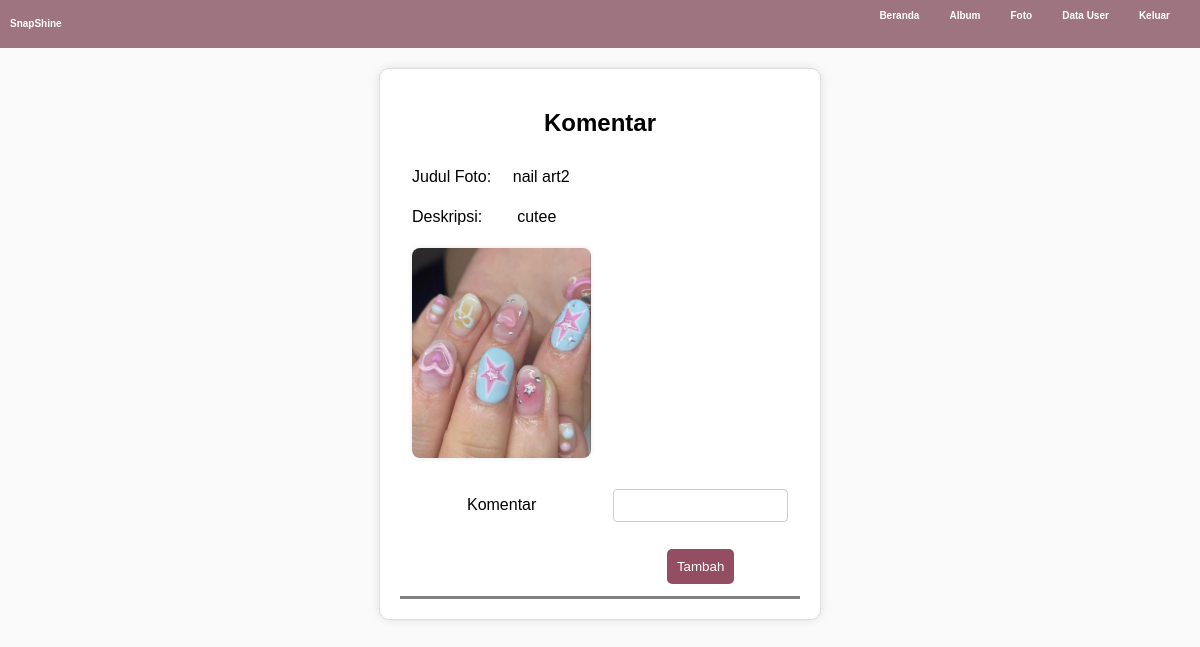
/komentar.php?fotoid=8 (signed in), run on the app's committed database.
### tables this page shows
CREATE TABLE `foto` (
  `fotoid` int(11) NOT NULL,
  `judulfoto` varchar(255) NOT NULL,
  `deskripsifoto` text NOT NULL,
  `tanggalunggah` date NOT NULL,
  `lokasifile` varchar(255) NOT NULL,
  `albumid` int(11) NOT NULL,
  `userid` int(11) NOT NULL
);

### komentar.php (the view, shortened to what this page needs)
<!DOCTYPE html>
<html lang="en">
<head>
    <link rel="stylesheet" href="css/komentar-admin.css">
</head>
<body>
    <ul class="navbar">
        <li>
            <h2>SnapShine</h2>
        </li>
        <?php
        if (!isset($_SESSION['userid'])) {
        ?>
            <li><a href="daftar.php">Daftar</a></li>
            <li><a href="masuk.php">Masuk</a></li>
    </ul>
<?php
        } else {
?>
    <ul style="float: right;">
        <li><a href="admin.php">Beranda</a></li>
        <li><a href="album-admin.php">Album</a></li>
        <li><a href="foto-admin.php">Foto</a></li>
        <li><a href="data-user.php">Data User</a></li>
        <li><a href="logout.php" onclick="return confirm('Apakah Anda yakin ingin keluar?')">Keluar</a></li>
    </ul>
    </ul>
<?php
        }
?>
<form action="tambah_komentar.php" method="post">
    <h2 style="text-align: center;">Komentar</h2>
    <?php
    include "koneksi.php";
    $fotoid = $_GET['fotoid'];
    $sql = mysqli_query($conn, "select * from foto where fotoid='$fotoid'");
    while ($data = mysqli_fetch_array($sql)) {
    ?>
        <table class="postingan" style="margin: 0 auto; text-align: left;">
            <tr style="text-align: center;">
                <td>
                    <p style="float: left;">Judul Foto:</p>
                    <p style="border-style: none;" type="text" name="judulfoto" disabled value=""><?= $data['judulfoto'] ?></p>
                </td>
            </tr>
            <tr style="text-align: center;">
                <td>
                    <p style="float: left;">Deskripsi:</p>
                    <p style="border-style: none;" type="text" name="deskripsifoto" disabled value=""><?= $data['deskripsifoto'] ?></p>
                </td>
            </tr>
            <tr>
                <td><img src="gambar/<?= $data['lokasifile'] ?>" width="200px"></td>
            </tr>
            <tr>
                <td>Komentar</td>
                <td><input type="text" name="isikomentar"></td>
            </tr>
            <tr>
                <td></td>
                <td><input type="submit" value="Tambah"></td>
            </tr>
        </table>
                    <?php
                    include "koneksi.php";
                    $sql = mysqli_query($conn, "SELECT komentarfoto.*, user.username
                                FROM komentarfoto
                                INNER JOIN user ON komentarfoto.userid = user.userid
                                WHERE komentarfoto.fotoid = '$fotoid'");
                    ?>
                <?php
            }
                ?>
</form>
</body>
</html>

### css/komentar-admin.css (style rules this page uses)
.navbar { list-style-type: none; margin: 0; padding: 10px; background-color: #9e7481; overflow: hidden; font-family: helvetica; color: white; }
.navbar li { display: inline; margin-right: 10px; float: left; font-size: 10px; }
.navbar li a { text-decoration: none; color: white; padding: 10px; font-weight: bold; }
body { font-family: 'Arial', sans-serif; background-color: #fafafa; margin: 0; padding: 0; justify-content: center; align-items: center; height: 100vh; }
form { background-color: #fff; border: 1px solid #ddd; border-radius: 10px; padding: 20px; box-shadow: 0 0 10px rgba(0, 0, 0, 0.1); max-width: 400px; width: 100%; margin: 20px auto; }
table { width: 100%; margin-bottom: 15px; border-bottom-style:solid; }
td { padding: 10px; }
img { max-width: 100%; height: auto; border-radius: 8px; box-shadow: 0 0 5px rgba(0, 0, 0, 0.1); }
input[type="text"] { width: 100%; padding: 8px; margin: 5px 0; box-sizing: border-box; border: 1px solid #ccc; border-radius: 4px; }
input[type="submit"] { background-color: #944E63; color: #fff; padding: 10px; border: none; border-radius: 5px; cursor: pointer; }
.postingan tr td { text-align: center; }
.navbar li h2 { font-size: 10px; }
.navbar ul { float: left; }

### komentar.php (style rules this page uses)
ul { list-style-type: none; margin: 0; padding: 0; }
ul li { display: inline; margin-right: 10px; }
p { margin-block: 0; }

### data on the page
foto: judulfoto "nail art2", deskripsifoto "cutee", lokasifile (picture)
